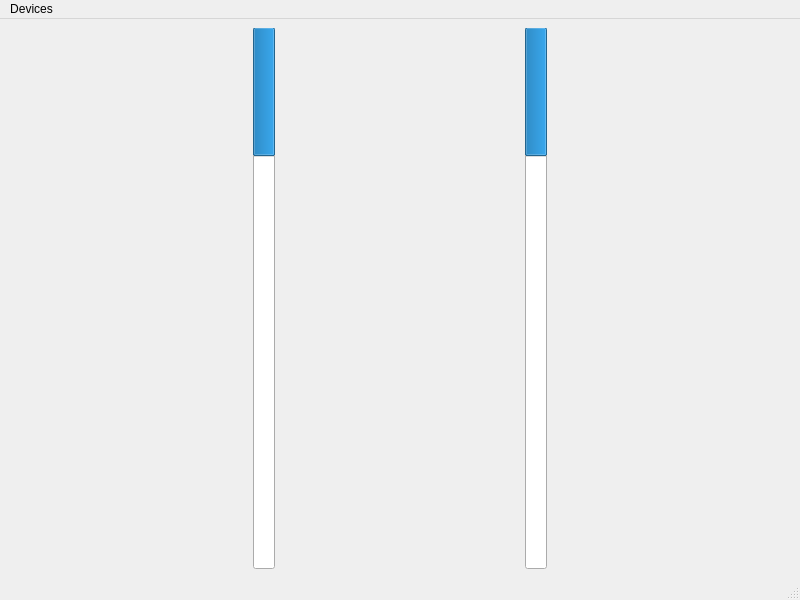
<?xml version="1.0" encoding="UTF-8"?>
<ui version="4.0">
 <class>MainWindow</class>
 <widget class="QMainWindow" name="MainWindow">
  <property name="geometry">
   <rect>
    <x>0</x>
    <y>0</y>
    <width>800</width>
    <height>600</height>
   </rect>
  </property>
  <property name="windowTitle">
   <string>MainWindow</string>
  </property>
  <widget class="QWidget" name="centralwidget">
   <layout class="QHBoxLayout" name="horizontalLayout">
    <item>
     <widget class="QProgressBar" name="progressBar_2">
      <property name="layoutDirection">
       <enum>Qt::LayoutDirection::LeftToRight</enum>
      </property>
      <property name="value">
       <number>24</number>
      </property>
      <property name="orientation">
       <enum>Qt::Orientation::Vertical</enum>
      </property>
      <property name="invertedAppearance">
       <bool>true</bool>
      </property>
     </widget>
    </item>
    <item>
     <widget class="QProgressBar" name="progressBar">
      <property name="layoutDirection">
       <enum>Qt::LayoutDirection::LeftToRight</enum>
      </property>
      <property name="value">
       <number>24</number>
      </property>
      <property name="orientation">
       <enum>Qt::Orientation::Vertical</enum>
      </property>
      <property name="invertedAppearance">
       <bool>true</bool>
      </property>
     </widget>
    </item>
   </layout>
  </widget>
  <widget class="QMenuBar" name="menubar">
   <property name="geometry">
    <rect>
     <x>0</x>
     <y>0</y>
     <width>800</width>
     <height>21</height>
    </rect>
   </property>
   <widget class="QMenu" name="menuDevices">
    <property name="title">
     <string>Devices</string>
    </property>
    <addaction name="actionSelect_devices"/>
   </widget>
   <addaction name="menuDevices"/>
  </widget>
  <widget class="QStatusBar" name="statusbar"/>
  <action name="actionSelect_devices">
   <property name="text">
    <string>Select devices</string>
   </property>
  </action>
 </widget>
 <resources/>
 <connections/>
</ui>
